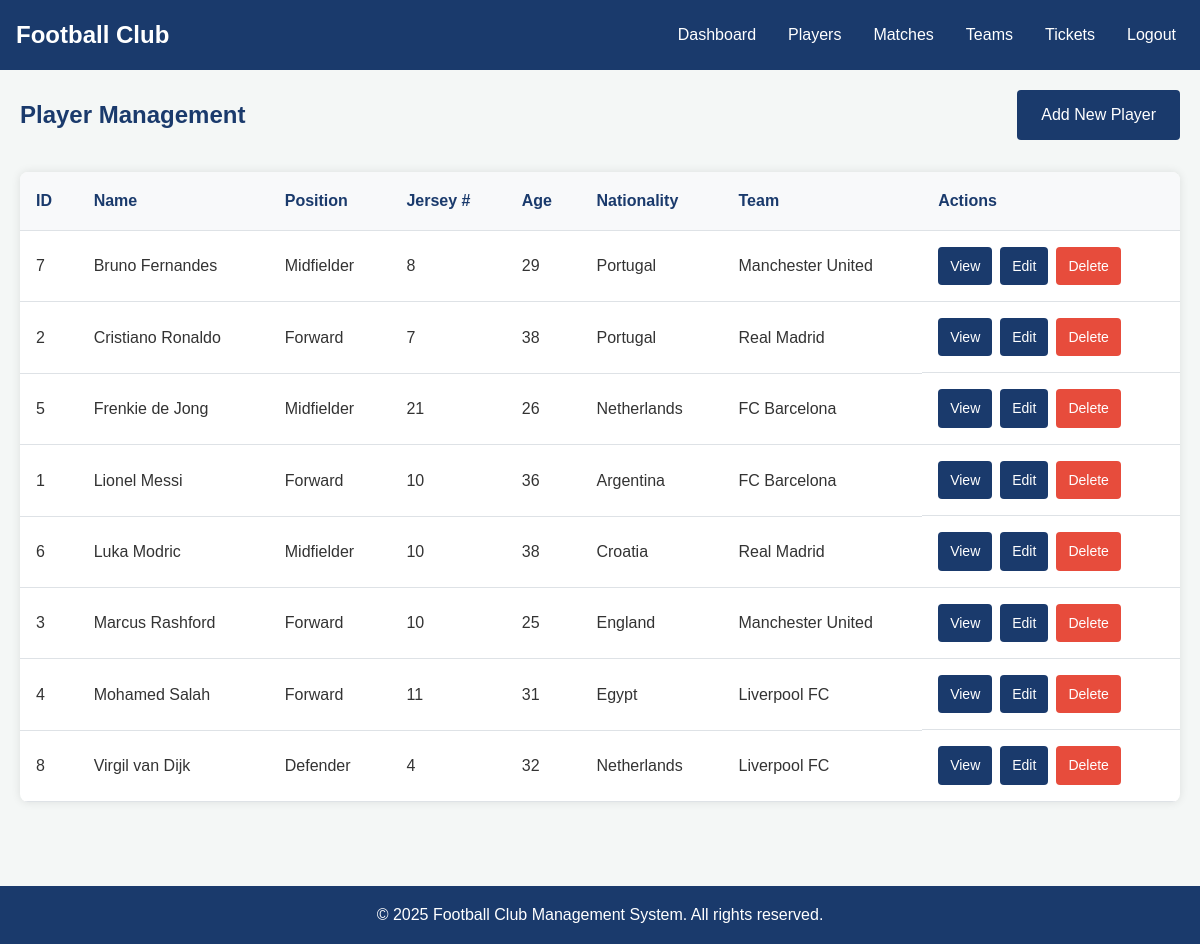
/admin/players.php (signed in), run on the app's committed database.
### tables this page shows
CREATE TABLE IF NOT EXISTS players (
    id INT AUTO_INCREMENT PRIMARY KEY,
    name VARCHAR(100) NOT NULL,
    age INT,
    position VARCHAR(50),
    team_id INT,
    jersey_number INT,
    height INT,
    weight INT,
    nationality VARCHAR(50),
    created_at TIMESTAMP DEFAULT CURRENT_TIMESTAMP,
    updated_at TIMESTAMP DEFAULT CURRENT_TIMESTAMP ON UPDATE CURRENT_TIMESTAMP,
    FOREIGN KEY (team_id) REFERENCES teams(id) ON DELETE SET NULL
);

CREATE TABLE IF NOT EXISTS teams (
    id INT AUTO_INCREMENT PRIMARY KEY,
    name VARCHAR(100) NOT NULL,
    coach VARCHAR(100),
    founded_year INT,
    stadium VARCHAR(100),
    description TEXT,
    created_at TIMESTAMP DEFAULT CURRENT_TIMESTAMP,
    updated_at TIMESTAMP DEFAULT CURRENT_TIMESTAMP ON UPDATE CURRENT_TIMESTAMP
);

### includes/functions.php (called while the page is built, shortened)
<?php
function is_logged_in() {
    return isset($_SESSION['user_id']);
}
function is_admin() {
    return isset($_SESSION['role']) && $_SESSION['role'] == 'admin';
}
?>

### admin/players.php (the view, shortened to what this page needs)
<?php
$base_path = '../';
include '../includes/db.php';
include '../includes/functions.php';
try {
    $stmt = $conn->query("
        SELECT p.*, t.name as team_name
        FROM players p
        LEFT JOIN teams t ON p.team_id = t.id
        ORDER BY p.name
    ");
    $players = $stmt->fetchAll(PDO::FETCH_ASSOC);
} catch(PDOException $e) {
    $error = "Error fetching players: " . $e->getMessage();
}
include '../includes/header.php';
?>
<div class="dashboard-header">
    <h2>Player Management</h2>
    <a href="add_player.php" class="btn">Add New Player</a>
</div>
<div class="table-container">
    <table>
        <thead>
            <tr>
                <th>ID</th>
                <th>Name</th>
                <th>Position</th>
                <th>Jersey #</th>
                <th>Age</th>
                <th>Nationality</th>
                <th>Team</th>
                <th>Actions</th>
            </tr>
        </thead>
        <tbody>
            <?php if (empty($players)): ?>
                <tr>
                    <td colspan="8" style="text-align: center;">No players found</td>
                </tr>
            <?php else: ?>
                <?php foreach ($players as $player): ?>
                    <tr>
                        <td><?php echo $player['id']; ?></td>
                        <td><?php echo $player['name']; ?></td>
                        <td><?php echo $player['position']; ?></td>
                        <td><?php echo $player['jersey_number']; ?></td>
                        <td><?php echo $player['age']; ?></td>
                        <td><?php echo $player['nationality']; ?></td>
                        <td><?php echo $player['team_name'] ?? 'Not Assigned'; ?></td>
                        <td class="action-buttons">
                            <a href="view_player.php?id=<?php echo $player['id']; ?>" class="btn">View</a>
                            <a href="edit_player.php?id=<?php echo $player['id']; ?>" class="btn">Edit</a>
                            <a href="players.php?delete=<?php echo $player['id']; ?>" class="btn btn-danger delete-btn">Delete</a>
                        </td>
                    </tr>
                <?php endforeach; ?>
            <?php endif; ?>
        </tbody>
    </table>
</div>
<?php include '../includes/footer.php'; ?>

### includes/header.php (shortened to what this page needs)
<?php
include_once __DIR__ . '/functions.php';
?>
<!DOCTYPE html>
<html lang="en">
<head>
    <link rel="stylesheet" href="<?php echo isset($base_path) ? $base_path : ''; ?>assets/css/style.css">
    <link rel="stylesheet" href="https://cdnjs.cloudflare.com/ajax/libs/font-awesome/6.0.0-beta3/css/all.min.css">
</head>
<body>
    <header>
        <div class="logo">
            <h1>Football Club</h1>
        </div>
        <nav>
            <ul>
                <?php if (is_logged_in()): ?>
                    <?php if (is_admin()): ?>
                        <li><a href="<?php echo isset($base_path) ? $base_path : ''; ?>admin/dashboard.php">Dashboard</a></li>
                        <li><a href="<?php echo isset($base_path) ? $base_path : ''; ?>admin/players.php">Players</a></li>
                        <li><a href="<?php echo isset($base_path) ? $base_path : ''; ?>admin/matches.php">Matches</a></li>
                        <li><a href="<?php echo isset($base_path) ? $base_path : ''; ?>admin/teams.php">Teams</a></li>
                        <li><a href="<?php echo isset($base_path) ? $base_path : ''; ?>admin/tickets.php">Tickets</a></li>
                    <?php endif; ?>
                    <li><a href="<?php echo isset($base_path) ? $base_path : ''; ?>auth/logout.php">Logout</a></li>
                <?php else: ?>
                    <li><a href="<?php echo isset($base_path) ? $base_path : ''; ?>index.php">Home</a></li>
                    <li><a href="<?php echo isset($base_path) ? $base_path : ''; ?>auth/login.php">Login</a></li>
                    <li><a href="<?php echo isset($base_path) ? $base_path : ''; ?>auth/register.php">Register</a></li>
                <?php endif; ?>
            </ul>
        </nav>
    </header>
    <div class="container">

### includes/footer.php (shortened to what this page needs)
</div>
    <footer>
        <p>&copy; <?php echo date('Y'); ?> Football Club Management System. All rights reserved.</p>
    </footer>
</body>
</html>

### assets/css/style.css (style rules this page uses)
* { margin: 0; padding: 0; box-sizing: border-box; }
body { font-family: "Arial", sans-serif; line-height: 1.6; color: #333; background-color: #f4f7f6; }
.container { max-width: 1200px; margin: 0 auto; padding: 20px; min-height: calc(100vh - 140px); }
header { background-color: #1a3a6c; color: #fff; padding: 1rem; display: flex; justify-content: space-between; align-items: center; }
.logo h1 { font-size: 1.5rem; margin: 0; }
nav ul { display: flex; list-style: none; }
nav ul li { margin-left: 1rem; }
nav ul li a { color: #fff; text-decoration: none; padding: 0.5rem; transition: all 0.3s ease; }
footer { background-color: #1a3a6c; color: #fff; text-align: center; padding: 1rem; margin-top: 2rem; }
.btn { display: inline-block; background-color: #1a3a6c; color: #fff; padding: 0.75rem 1.5rem; border: none; border-radius: 4px; cursor: pointer; font-size: 1rem; transition: background-color 0.3s ease; text-decoration: none; }
.btn-danger { background-color: #dc3545; }
.dashboard-header { display: flex; justify-content: space-between; align-items: center; margin-bottom: 2rem; }
.dashboard-header h2 { color: #1a3a6c; }
.table-container { background-color: #fff; border-radius: 8px; box-shadow: 0 0 10px rgba(0, 0, 0, 0.1); overflow: hidden; margin-bottom: 2rem; }
table { width: 100%; border-collapse: collapse; }
table th, table td { padding: 1rem; text-align: left; border-bottom: 1px solid #dee2e6; }
table th { background-color: #f8f9fa; font-weight: bold; color: #1a3a6c; }
.action-buttons { display: flex; gap: 0.5rem; }
.action-buttons a, .action-buttons button { padding: 8px 12px; border: none; border-radius: 4px; cursor: pointer; color: #fff; text-decoration: none; font-size: 14px; }
.delete-btn { background: #e74c3c; }

### data on the page
players: id "7", name "Bruno Fernandes", position "Midfielder", jersey_number "8", age "29", nationality "Portugal", team.name "Manchester United"
players: id "2", name "Cristiano Ronaldo", position "Forward", jersey_number "7", age "38", nationality "Portugal", team.name "Real Madrid"
players: id "5", name "Frenkie de Jong", position "Midfielder", jersey_number "21", age "26", nationality "Netherlands", team.name "FC Barcelona"
players: id "1", name "Lionel Messi", position "Forward", jersey_number "10", age "36", nationality "Argentina", team.name "FC Barcelona"
players: id "6", name "Luka Modric", position "Midfielder", jersey_number "10", age "38", nationality "Croatia", team.name "Real Madrid"
players: id "3", name "Marcus Rashford", position "Forward", jersey_number "10", age "25", nationality "England", team.name "Manchester United"
players: id "4", name "Mohamed Salah", position "Forward", jersey_number "11", age "31", nationality "Egypt", team.name "Liverpool FC"
players: id "8", name "Virgil van Dijk", position "Defender", jersey_number "4", age "32", nationality "Netherlands", team.name "Liverpool FC"
